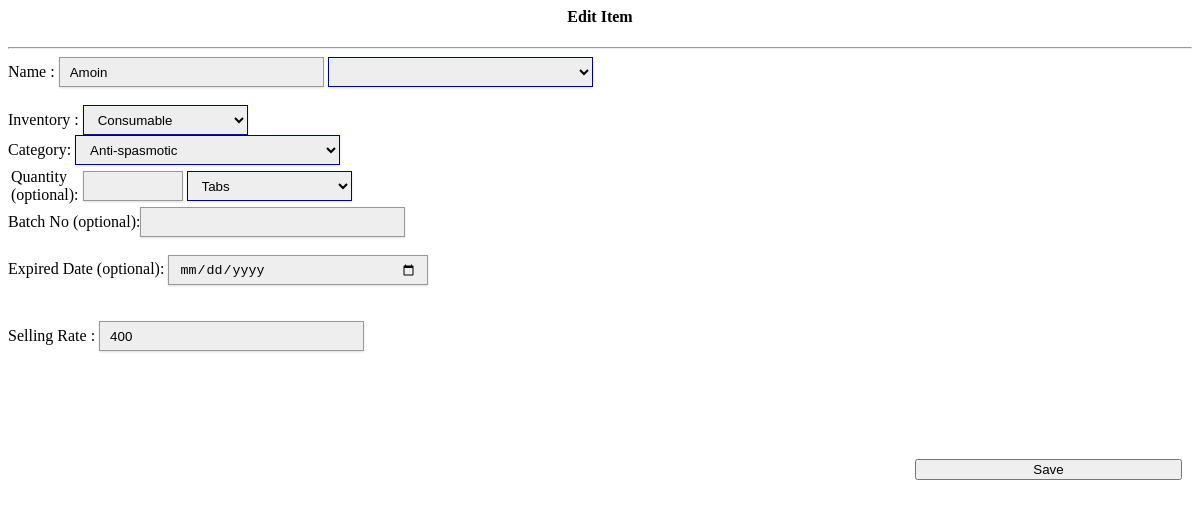
Page /main/editproduct.php?id=47 (signed in) on the earlier database version.
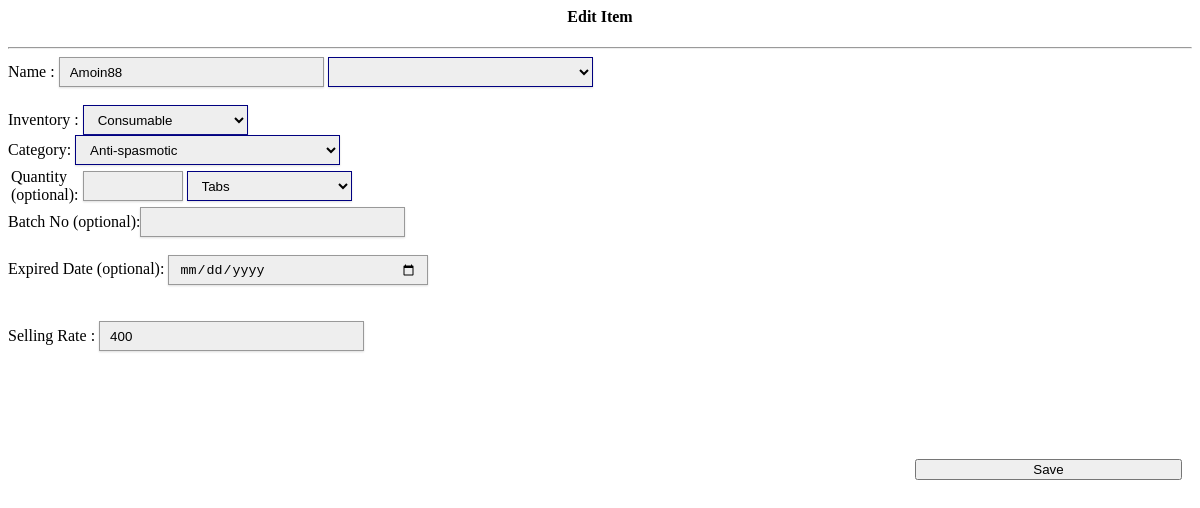
Same page on the later database version.
### tables this page shows
CREATE TABLE `products` (
  `product_id` int NOT NULL,
  `product_code` varchar(200) NOT NULL,
  `gen_name` varchar(200) NOT NULL,
  `product_name` varchar(200) NOT NULL DEFAULT 'None',
  `cost` varchar(255) DEFAULT NULL,
  `o_price` varchar(100) NOT NULL,
  `price` varchar(100) NOT NULL DEFAULT 'None',
  `profit` varchar(100) NOT NULL,
  `supplier` varchar(100) NOT NULL,
  `onhand_qty` int NOT NULL,
  `qty` int NOT NULL,
  `qty_sold` int NOT NULL,
  `expiry_date` varchar(500) NOT NULL,
  `date_arrival` varchar(500) NOT NULL,
  `med_name` varchar(255) DEFAULT NULL,
  `quantity` varchar(255) DEFAULT NULL,
  `sell_type` varchar(255) DEFAULT NULL,
  `reg_date` varchar(255) DEFAULT NULL,
  `exp_date` varchar(255) DEFAULT NULL,
  `tot_buy` varchar(255) DEFAULT NULL,
  `del_no` varchar(255) DEFAULT NULL,
  `qty_left` int DEFAULT NULL,
  `category` varchar(266) DEFAULT NULL,
  `status` varchar(266) DEFAULT NULL,
  `batch_no` varchar(255) DEFAULT NULL,
  `inventory` varchar(300) DEFAULT NULL
);

### main/editproduct.php (the view, shortened to what this page needs)
<?php
	require '../conn2.php';
	if(isset($_GET['id'])) $product_id=$_GET['id'];
	$result = $db->prepare("SELECT * FROM  products WHERE product_id = :product_id");
	$result->bindParam(':product_id', $product_id);
	$result->execute();
for($i=0; $row = $result->fetch(); $i++) {
?>
<link href="../style.css" media="screen" rel="stylesheet" type="text/css" />
<form action="saveeditproduct.php" method="post" >
<center><h4><i class="icon-plus-sign icon-large"></i> Edit Item</h4></center>
<hr>
 <div class="input-container">
<span>Name : </span><input type="text" id="med_name" name="med_name" style="width:265px; height:30px;" autocomplete="off" value="<?php echo $row['med_name']; ?>">
<select id="search_results" style="width:265px; height:30px; border-color: #000080"  name="search_results" autocomplete="off">
</select>
</div>
<br>
<span>Inventory : </span><select style="width:165px; height:30px; border-color: #000080" name="inventory" >
<option value="Consumable">Consumable</option>
</select>
<br/>
<span>Category: </span>
<select style="width:265px; height:30px; border-color: #000080" name="category" id="category" >
<option value="Anti-spasmotic">Anti-spasmotic</option>
</select>
<br>
<table><tr>
<td><span>Quantity<br>(optional):</span></td>
<td><input type="number" style="width:100px; height:30px;" name="quantity" id="quantity">
<select style="width:165px; height:30px; border-color: #000080" name="sell_type" >
<option value="Tabs">Tabs</option>
</select></td></tr></table>
<span> Batch No (optional):</span><input type="text" style="width:265px; height:30px;" name="batch_no"  id="batch_no" value="<?php echo $row['batch_no']; ?>"/><br>
<span></span><input type="hidden"   style="width:265px; height:30px;" name="reg_date" id="reg_date"  value="<?php echo date ('M-d-Y'); ?>" /><br>
<span>Expired Date (optional): </span><input type="date"   style="width:260px; height:30px;" name="exp_date" id="exp_date" value="<?php echo $row['expiry_date']; ?>" /><br>
<span> </span><input type="hidden" style="width:265px; height:30px;" name="del_no"  value="D876" Required/><br>
<span></span><input type="hidden" style="width:265px; height:30px;" name="date_arrival" value="<?php echo date ('M-d-Y'); ?>"  /><br>
<span>Selling Rate : </span><input type="text" id="txt1" style="width:265px; height:30px;" name="price" onkeyup="sum();" value="<?php echo $row['price']; ?>" Required><br>
<span></span><input type="hidden" id="txt2" style="width:265px; height:30px;" name="o_price" value="0"><br>
<span></span><input type="hidden" id="txt3" style="width:265px; height:30px;" name="profit" readonly><br>
<span></span><input type="hidden" id="txt3" style="width:265px; height:30px;" name="supplier" value="None" readonly><br><br>
<span></span><input type="hidden" id="product_id" style="width:265px; height:30px;" name="product_id" value="<?php echo $row['product_id']; ?>" readonly><br><br>
<div style="float:right; margin-right:10px;">
<button class="btn btn-success btn-block btn-large" style="width:267px;"><i class="icon icon-save icon-large"></i> Save</button>
</div>
</form>
<?php
}
?>

Differences in the rows shown:
changed products: med_name "Amoin" → "Amoin88"
